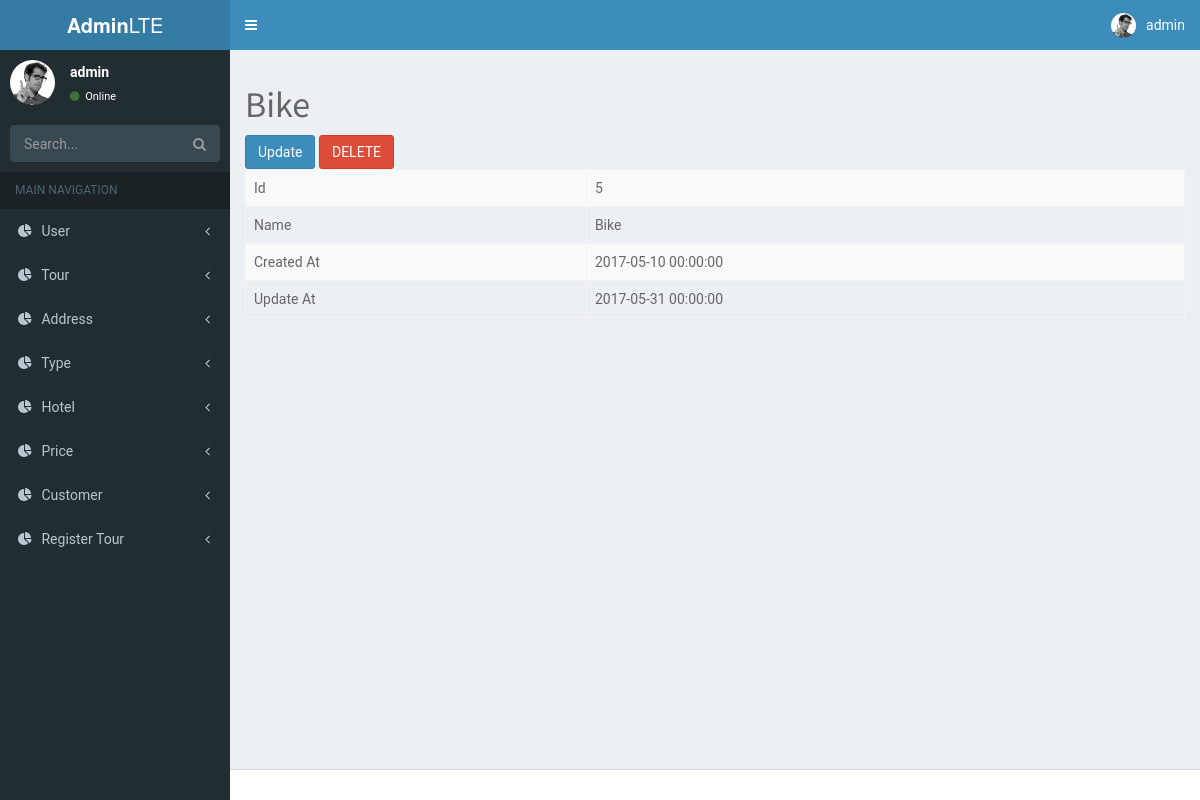
The page /admin/Type/view.php?id=5 (signed in) on the database its author committed.
### tables this page shows
CREATE TABLE `type` (
  `id` int(11) NOT NULL,
  `name` varchar(255) NOT NULL,
  `created_at` datetime NOT NULL,
  `updated_at` datetime NOT NULL
);

### admin/Type/_checkId.php (called while the page is built, shortened)
<?php
include('../connect/connect.php');
if (isset($_GET['id'])) {
    $id = $_GET['id'];
    $sql = 'Select * from type where id = " ' . $id . '"';
    $stmt = $conn->prepare($sql);
$stmt->execute();
$row = $stmt->fetch(PDO::FETCH_ASSOC);
} else
    header ("Location: ../pages/examples/404.php");

### admin/Type/view.php (the view, shortened to what this page needs)
<?php
require './_checkId.php';
require_once '../layout/header.php';
require_once '../layout/left.php';
?>
<div class="content-wrapper">
    <section class="content">
        <div class="pull-left">
            <div class="title" >
                <h1><?php echo $row['name']; ?></h1>
            </div>
        </div>
        <div class="view">
            <a class="btn btn-primary" href="update.php?id=<?php echo $row['id']; ?>">Update</a>
            <a data-toggle="modal" data-target="#myModal" class="btn btn-danger">DELETE </a>
            <table class="table table-striped table-bordered detail-view">
                <tr>
                    <td>Id</td>
                    <td><?php echo $row['id']; ?></td>
                </tr>
                <tr>
                    <td>Name</td>
                    <td><?php echo $row['name']; ?></td>
                </tr>
                <tr>
                    <td>Created At</td>
                    <td><?php echo $row['created_at']; ?></td>
                </tr>
                <tr>
                    <td>Update At</td>
                    <td><?php echo $row['updated_at']; ?></td>
                </tr>
            </table>
        </div>
    </section>
</div>
<?php
require_once '../layout/footer.php';
?>

### rows shown on the page
type: name "Bike", id "5", created_at "2017-05-10 00:00:00", updated_at "2017-05-31 00:00:00"

### other values the page prints
$_SESSION['user'] "admin"
